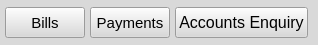
               <widget class="QWidget" name="widget_7" native="true">
                <property name="minimumSize">
                 <size>
                  <width>0</width>
                  <height>45</height>
                 </size>
                </property>
                <property name="maximumSize">
                 <size>
                  <width>16777215</width>
                  <height>34</height>
                 </size>
                </property>
                <property name="styleSheet">
                 <string notr="true">QWidget { 
	background-color:rgb(217, 217, 217);
}

QPushButton:hover {	
	background-color: qlineargradient(spread:pad, x1:0, y1:0, x2:1, y2:1, stop:0 rgba(153, 153, 153, 122), stop:1 rgba(196, 196, 196, 106));
}

</string>
                </property>
                <layout class="QHBoxLayout" name="horizontalLayout_16">
                 <property name="spacing">
                  <number>5</number>
                 </property>
                 <property name="leftMargin">
                  <number>5</number>
                 </property>
                 <property name="topMargin">
                  <number>5</number>
                 </property>
                 <property name="rightMargin">
                  <number>5</number>
                 </property>
                 <property name="bottomMargin">
                  <number>5</number>
                 </property>
                 <item>
                  <widget class="QPushButton" name="btnBills">
                   <property name="maximumSize">
                    <size>
                     <width>80</width>
                     <height>31</height>
                    </size>
                   </property>
                   <property name="font">
                    <font>
                     <pointsize>11</pointsize>
                     <weight>50</weight>
                     <italic>false</italic>
                     <bold>false</bold>
                    </font>
                   </property>
                   <property name="toolTip">
                    <string>Add New Account</string>
                   </property>
                   <property name="whatsThis">
                    <string>To Add New Account</string>
                   </property>
                   <property name="styleSheet">
                    <string notr="true"/>
                   </property>
                   <property name="text">
                    <string>Bills</string>
                   </property>
                   <property name="checkable">
                    <bool>false</bool>
                   </property>
                  </widget>
                 </item>
                 <item>
                  <widget class="QPushButton" name="btnPayments">
                   <property name="maximumSize">
                    <size>
                     <width>80</width>
                     <height>31</height>
                    </size>
                   </property>
                   <property name="font">
                    <font>
                     <pointsize>11</pointsize>
                     <weight>50</weight>
                     <italic>false</italic>
                     <bold>false</bold>
                    </font>
                   </property>
                   <property name="toolTip">
                    <string>Open Selected Account</string>
                   </property>
                   <property name="text">
                    <string>Payments</string>
                   </property>
                  </widget>
                 </item>
                 <item>
                  <widget class="QPushButton" name="btnAccEnq">
                   <property name="maximumSize">
                    <size>
                     <width>140</width>
                     <height>31</height>
                    </size>
                   </property>
                   <property name="font">
                    <font>
                     <pointsize>12</pointsize>
                     <weight>50</weight>
                     <italic>false</italic>
                     <bold>false</bold>
                    </font>
                   </property>
                   <property name="toolTip">
                    <string>Search Account</string>
                   </property>
                   <property name="text">
                    <string>Accounts Enquiry</string>
                   </property>
                  </widget>
                 </item>
                 <item>
                  <widget class="QWidget" name="widget_35" native="true"/>
                 </item>
                </layout>
               </widget>
